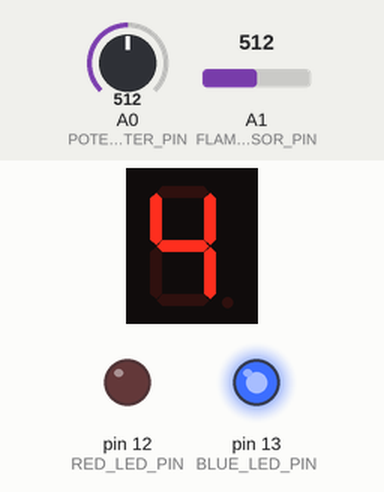
Simulated run of this sketch. Board: Arduino Uno, built with avr-gcc and run on an emulated ATmega328P. Shown: 1-digit seven-segment display, output pins drawn as LEDs (lit = HIGH). The test bench sets the inputs (shaded band); at power-on: A0 (POTENTIOMETER_PIN) = 512, A1 (FLAME_SENSOR_PIN) = 512.

Above: at 1.2 s.
1.3 s: A0 (POTENTIOMETER_PIN) set to 531
At 1.9 s:
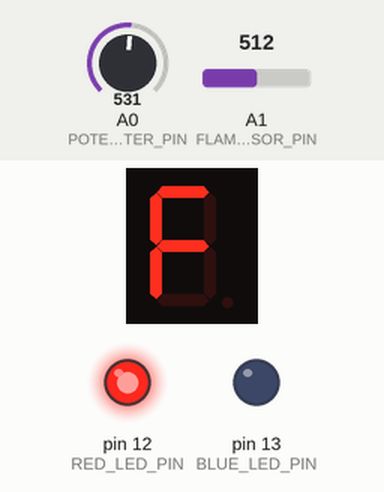
2.8 s: A0 (POTENTIOMETER_PIN) set to 306
At 3.1 s:
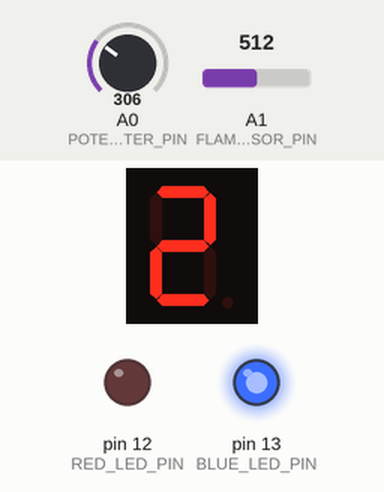
4.3 s: A0 (POTENTIOMETER_PIN) set to 716
At 5.4 s:
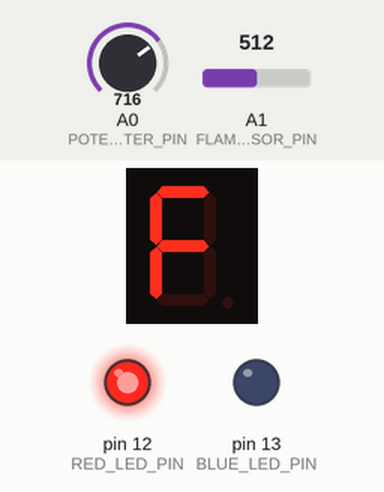
5.8 s: A1 (FLAME_SENSOR_PIN) set to 704
7.3 s: A1 (FLAME_SENSOR_PIN) set to 725
At 7.7 s:
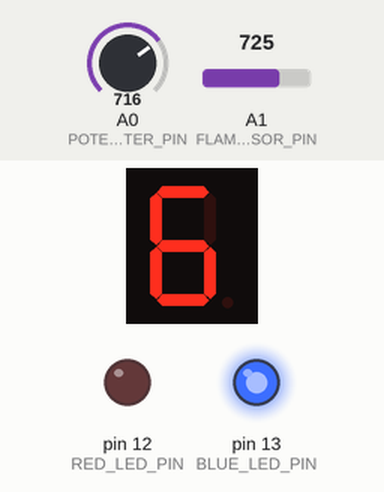
8.8 s: A1 (FLAME_SENSOR_PIN) set to 511
At 10.0 s:
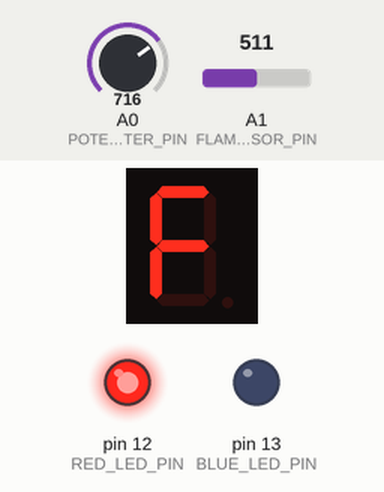
Timing chart, 0 to 11.3 s (numbered marks = the images above; inputs shaded):
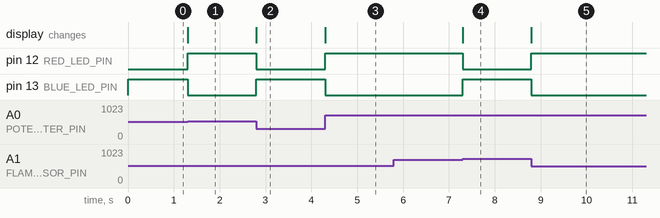

The sketch:

fire-alarm-oop.ino
```cpp
#include "FlameSensor.cpp"
#include "Potentiometer.cpp"
#include "Alarm.cpp"
#include "DigitDisplay.cpp"

#define BUZZER_PIN 11
#define RED_LED_PIN 12
#define BLUE_LED_PIN 13
#define FLAME_SENSOR_PIN A1
#define POTENTIOMETER_PIN A0

// --- DISPLAY INITIALIZATION DATA ---
const byte numDigits = 1;
const byte digitPins[] = {};
const byte segmentPins[] = {6, 5, 2, 3, 4, 7, 8, 9};
const bool resistorsOnSegments = true;
// -----------------------------------

FlameSensor flameSensor(FLAME_SENSOR_PIN);
Potentiometer potentiometer(POTENTIOMETER_PIN);
Alarm alarm(BUZZER_PIN, RED_LED_PIN, BLUE_LED_PIN);
DigitDisplay digitDisplay(COMMON_CATHODE, numDigits, digitPins, segmentPins, resistorsOnSegments);

void setup() {
  Serial.begin(9600);
}

void loop() {
  int sensitivity = potentiometer.getValue();
  flameSensor.setSensitivity(sensitivity);

  if(flameSensor.fireDetected()) {
    digitDisplay.showFireWarning();
    alarm.setOnAlarm();
  }
  else {
    digitDisplay.setNumber(sensitivity / 113);
    alarm.setOffAlarm();
  }
  digitDisplay.refresh();
}
```

Alarm.cpp
```cpp
#include <Arduino.h>
#include "Buzzer.cpp"
#include "Led.cpp"

class Alarm {
  private:
    Buzzer buzzer;
    Led redLed;
    Led blueLed;

  public:
    Alarm(byte buzzerPin, byte redLedPin, byte blueLedPin)
      :buzzer(buzzerPin),
       redLed(redLedPin),
       blueLed(blueLedPin){}

    void setOnAlarm() {
      buzzer.ring();
      redLed.on();
      blueLed.off();
    }

    void setOffAlarm() {
      buzzer.stopRinging();
      redLed.off();
      blueLed.on();
    }
};
```

Buzzer.cpp
```cpp
#include <Arduino.h>
#include <ezBuzzer.h>

class Buzzer {
  private:
    byte pin;
    ezBuzzer buzzer;

  public:
  Buzzer(byte pin):buzzer(pin) {
    this->pin = pin;
  }

  void ring() {
    digitalWrite(this->pin, HIGH);
  }

  void stopRinging() {
    digitalWrite(this->pin, LOW);
  }
};
```

DigitDisplay.cpp
```cpp
#include "HardwareSerial.h"
#include <Arduino.h>
#include "SevSeg.h"

class DigitDisplay {
  private:
    SevSeg display;

  public:
    DigitDisplay(byte hardwareConfig, byte numberOfDigits, byte digitPins[], byte segmentPins[], bool resistorsOnSegments = true) {
      display.begin(hardwareConfig, numberOfDigits, digitPins, segmentPins, resistorsOnSegments);
      display.setBrightness(100);
    }

    void setNumber(int numberToShow) {
      display.setNumber(numberToShow);
    }

    void setChars(char *characterToShow) {
      display.setChars(characterToShow);
    }

    void showFireWarning() {
      setChars("F");
    }

    void refresh() {
      display.refreshDisplay();
    }
};
```

FlameSensor.cpp
```cpp
#include "HardwareSerial.h"
#include <Arduino.h>

class FlameSensor {
  private:
    byte pin;
    int reading;
    int sensitivity = 1022;

  public:
    FlameSensor(byte pin) {
      this->pin = pin;
    }

    void update() {
      this->reading = analogRead(pin);
    }

    bool fireDetected() {
      update();
      if(reading < sensitivity)
        return true;
      return false;
    }

    void showReading() {
      Serial.println(this->reading);
    }

    void setSensitivity(int sensitivity) {
      this->sensitivity = sensitivity;
    }
};
```

Led.cpp
```cpp
#include <Arduino.h>

class Led {
  private:
    byte pin;

  public:
    Led(byte pin) {
      this->pin = pin;
      init();
    }

    void init() {
      pinMode(pin, OUTPUT);
      off();
    }

    void on() {
      digitalWrite(pin, HIGH);
    }

    void off() {
      digitalWrite(pin, LOW);
    }
};
```

Potentiometer.cpp
```cpp
#include "HardwareSerial.h"
#include <Arduino.h>

class Potentiometer {
  private:
    byte pin;
    int value;

  public:
    Potentiometer(byte pin) {
      this->pin = pin;
    }

    void update() {
      this->value = analogRead(pin);
    }

    int getValue() {
      update();
      return this->value;
    }

    void printInfo() {
      Serial.println(value);
    }
};
```

Measured:
- the behaviour switches between 512 and 513 on A0 (POTENTIOMETER_PIN) (found by bisection; images 0 and 1)
- the behaviour switches between 715 and 716 on A1 (FLAME_SENSOR_PIN) (found by bisection; images 3 and 4)
- after the input at 1.3 s, pin 12 (RED_LED_PIN): LOW → HIGH at once; pin 13 (BLUE_LED_PIN): HIGH → LOW at once; the display: changes at once (image 1)
- after the input at 2.8 s, pin 12 (RED_LED_PIN): HIGH → LOW at once; pin 13 (BLUE_LED_PIN): LOW → HIGH at once; the display: changes at once (image 2)
- after the input at 4.3 s, pin 12 (RED_LED_PIN): LOW → HIGH at once; pin 13 (BLUE_LED_PIN): HIGH → LOW at once; the display: changes at once (image 3)
- after the input at 5.8 s, every drawn part: stays the same
- after the input at 7.3 s, pin 12 (RED_LED_PIN): HIGH → LOW at once; pin 13 (BLUE_LED_PIN): LOW → HIGH at once; the display: changes at once (image 4)
- after the input at 8.8 s, pin 12 (RED_LED_PIN): LOW → HIGH at once; pin 13 (BLUE_LED_PIN): HIGH → LOW at once; the display: changes at once (image 5)
